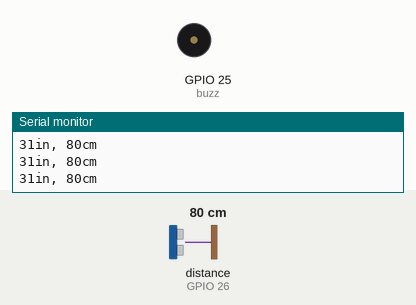
Recording of a sketch running on a simulated ESP32. Shown: buzzer (waves = sounding, pin HIGH), the last lines printed to the serial monitor. Wiring (inferred from the names in the program): ultrasonic range finder: trigger GPIO 27; echo GPIO 26. The test bench sets the inputs (shaded band); at power-on: distance to the obstacle (sensor on GPIO 26) 80 cm. The echo pulse lasts 58.3 µs per cm; pins used as bus, display or sensor lines are not drawn.

Above: at 1.2 s.
1.3 s: distance to the obstacle (sensor on GPIO 26) set to 98 cm
2.8 s: distance to the obstacle (sensor on GPIO 26) set to 104 cm
At 3.3 s:
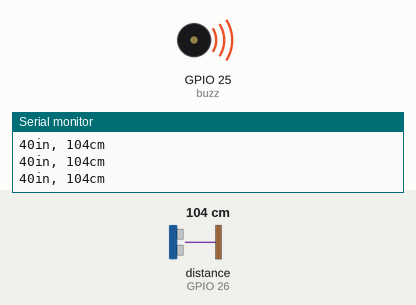
4.3 s: distance to the obstacle (sensor on GPIO 26) set to 2 cm
At 5.1 s:
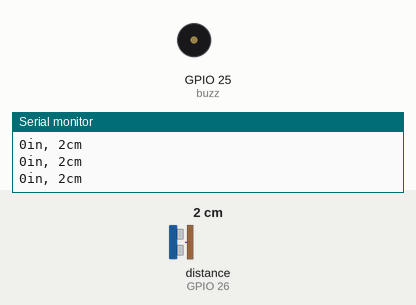
5.8 s: distance to the obstacle (sensor on GPIO 26) set to 120 cm
At 6.9 s:
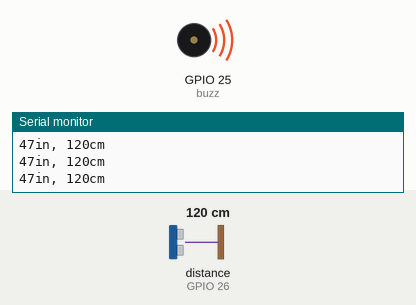
Timing chart, 0 to 8.3 s (numbered marks = the images above; inputs shaded):
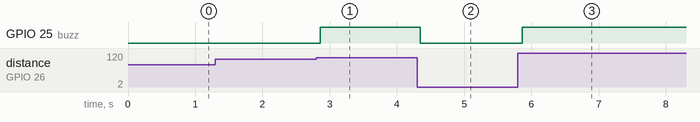

The sketch:

main.ino
```cpp
   // #4 ESP32 Ultrasonic sensor
// HC-SR04 Ultrasonic distance sensor
const int pingPin = 27; // Trigger Pin of Ultrasonic Sensor
const int echoPin = 26; // Echo Pin of Ultrasonic Sensor
int buzz=25;

void setup() {
   Serial.begin(115200); // Starting Serial Terminal
   pinMode(buzz, OUTPUT);
}

void loop() {
   long duration, inches, cm;
   pinMode(pingPin, OUTPUT);
   digitalWrite(pingPin, LOW);
   delayMicroseconds(2);
   digitalWrite(pingPin, HIGH);
   delayMicroseconds(10);
   digitalWrite(pingPin, LOW);
   pinMode(echoPin, INPUT);
   duration = pulseIn(echoPin, HIGH);
   inches = microsecondsToInches(duration);
   cm = microsecondsToCentimeters(duration);
   if (cm>100){digitalWrite(buzz, HIGH);}
   else{digitalWrite(buzz,LOW);}
   Serial.print(inches);
   Serial.print("in, ");
   Serial.print(cm);
   Serial.print("cm");
   Serial.println();
   delay(100);
}

long microsecondsToInches(long microseconds) {
   return microseconds / 74 / 2;
}

long microsecondsToCentimeters(long microseconds) {
   return microseconds / 29 / 2;
}
```

Measured:
- the behaviour switches between 100 and 101 cm on distance to the obstacle (sensor on GPIO 26) (found by bisection; images 0 and 1)
- after the input at 2.8 s, GPIO 25 (buzz): LOW → HIGH after 0.06 s
- after the input at 4.3 s, GPIO 25 (buzz): HIGH → LOW after 0.05 s
- after the input at 5.8 s, GPIO 25 (buzz): LOW → HIGH after 0.07 s
